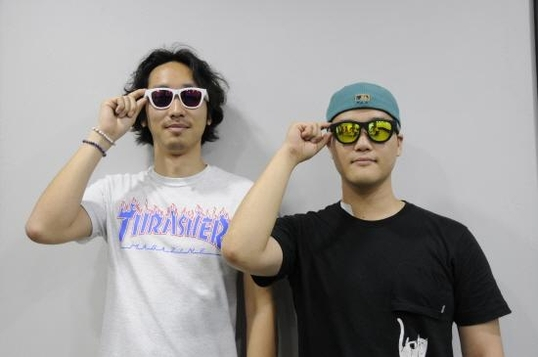
#> input picture June/2016080401832_1.jpg, 538 x 357 px, found by its file name
$ python face_img_detector.py
#> lines starting #> are read from the running program, lines starting #| are printed output that depends on the picture; after the words box and inside, x2 and y2 are one past the last pixel; in counts of white or black regions, pixels touching at a corner belong together
import cv2 as cv

origin_img = cv.imread('June/2016080401832_1.jpg')
#> origin_img is the input picture: shape (357, 538, 3); mean B, G, R 151.5, 153.9, 157.1
gray_img = cv.cvtColor(origin_img, cv.COLOR_BGR2GRAY)
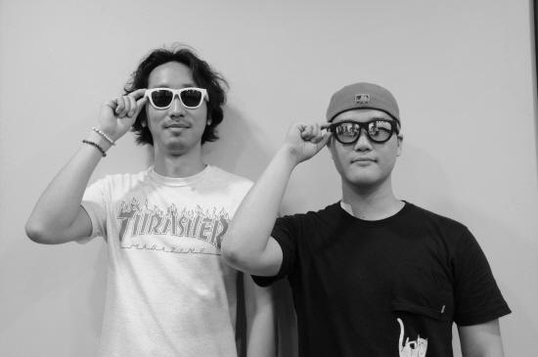
#> gray_img: shape (357, 538); min 0, max 246, mean 154.5

face_cascade = cv.CascadeClassifier('June/haarcascade_frontalface_alt.xml')
detected_faces = face_cascade.detectMultiScale(gray_img)
#> detected_faces = [[137, 67, 81, 81]]

for col, row, width, height in detected_faces:
    cv.rectangle(
        origin_img,
        (col, row),
        (col + width, row + height),
        (0, 255, 0),
        2
    )
#> this loop made 1 pass
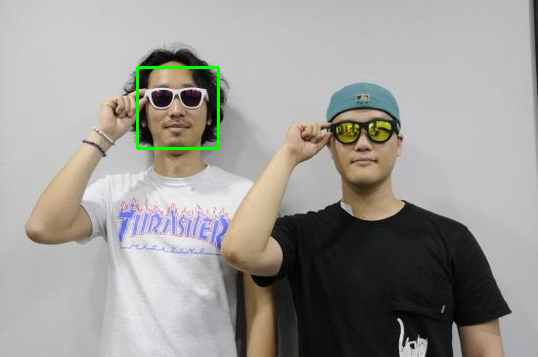
#> origin_img: shape (357, 538, 3); 0.5% of pixels changed, all inside (x1, y1, x2, y2) = (136, 66, 220, 150)

cv.imshow('Image', origin_img)
cv.waitKey(0)
cv.destroyAllWindows()

$ run again, with June/happy-habits-saag.jpg copied over June/2016080401832_1.jpg
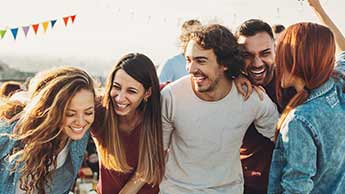
#> input picture June/happy-habits-saag.jpg, 345 x 194 px, found by its file name
#> origin_img is the input picture: shape (194, 345, 3); mean B, G, R 133.4, 141.6, 153.1
#> `gray_img = cv.cvtColor(origin_img, cv.COLOR_BGR2GRAY)`:
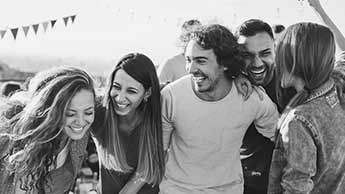
#> gray_img: shape (194, 345); min 1, max 255, mean 144.1
#> detected_faces = [[235, 38, 44, 44], [59, 97, 41, 41], [102, 74, 43, 43]]
#> the loop `for col, row, width, height in detected_faces:` made 3 passes
#> after the loop `for col, row, width, height in detected_faces:`:
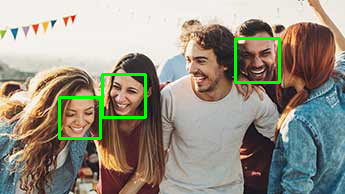
#> origin_img: shape (194, 345, 3); 2.25% of pixels changed, all inside (x1, y1, x2, y2) = (58, 37, 281, 140)
